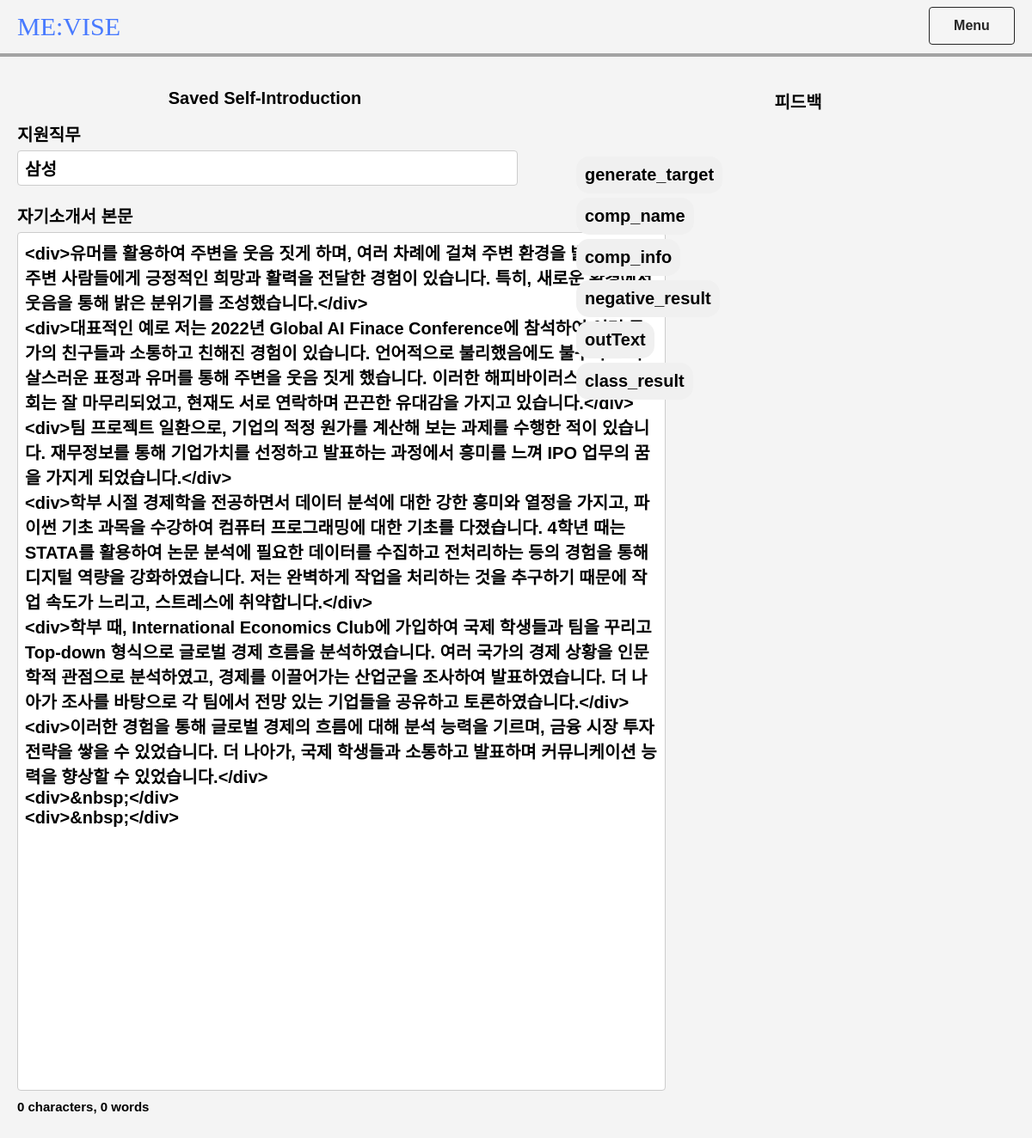
Page /saved_page/33 (signed in) on the committed database.
### App/main.py (models this page shows)
class SavedPageContent(Base):
    __tablename__ = "saved_page_content"
    id = Column(Integer, primary_key=True, index=True)
    username = Column(String, ForeignKey("users.username"))
    job_title = Column(String)
    text = Column(Text)
    result = Column(Text)
    timestamp = Column(String)
    user = relationship("User", back_populates="saved_contents")

### App/main.py (the view)
@app.get("/saved_page/{page_id}", response_class=HTMLResponse)
async def saved_page_detail(
    request: Request, page_id: int, session: AsyncSession = Depends(get_session)
):
    username = request.session.get("username")
    if not username:
        return RedirectResponse(url="/login", status_code=303)
    page_data = await session.execute(
        select(SavedPageContent).where(SavedPageContent.id == page_id)
    )
    saved_page = page_data.scalars().first()
    if not saved_page:
        raise HTTPException(status_code=404, detail="Saved page not found")
    logger.debug(f"Retrieved content: {saved_page.text}, Result: {saved_page.result}")
    return templates.TemplateResponse(
        "saved_page_detail.html", {"request": request, "saved_page": saved_page}
    )

### App/templates/saved_page_detail.html (shortened to what this page needs)
<!DOCTYPE html>
<html lang="en">
<head>
    <link rel="stylesheet" href="/static/user_page.css">
</head>
<body>
    <header class="header">
        <div class="logo"><a href="/" class="title-logo">ME:VISE</a></div>
        <div class="dropdown">
            <button class="dropbtn">Menu</button>
        </div>
    </header>
    <div class="main-content">
        <section class="your-work">
            <h2 class="statement-title">Saved Self-Introduction</h2>
            <div class="input-group">
                <label for="job_title">지원직무</label>
                <input type="text" name="job_title" id="job_title" value="{{ saved_page.job_title }}" readonly>
            </div>
            <div class="input-group">
                <label for="text">자기소개서 본문</label>
                <textarea name="text" id="mce_full" readonly>{{ saved_page.text }}</textarea>
                <div id="mce_full-count">0 characters, 0 words</div>
            </div>
        </section>
        <section class="feedback">
            <h2 class="feedback-title">피드백</h2>
            <div id="saved-page-result">
            </div>
        </section>
    </div>
</body>
</html>

### App/static/user_page.css (style rules this page uses)
* { font-family: "Noto Sans KR", sans-serif; font-size: 20px; font-weight: 800; }
body, html { height: 100%; margin: 0; padding: 0; display: flex; flex-direction: column; align-items: stretch; background-color: #f4f4f4; width: 100%; overflow-x: hidden; }
.header { display: grid; grid-template-columns: 1fr auto; height: max-content; justify-content: space-between; align-items: center; padding: 10px 20px; color: #fff; background-color: #f4f4f4; box-sizing: border-box; padding-top: 8px; margin-bottom: 20px; border-bottom: 4px solid #a3a3a3; transition: border-bottom 1s ease-in-out; z-index: 1; }
.logo, .title-logo { white-space: nowrap; overflow: hidden; text-overflow: ellipsis; flex-shrink: 0; margin-top: 2px; }
.title-logo { text-decoration: none; color: #487AFF; font-family: "Alfa Slab One", serif; font-weight: 400; font-style: normal; font-size: 30px; }
.main-content { display: grid; grid-template-columns: 1fr 1fr; gap: 20px; width: 100%; height: 100vh; padding: 20px; margin: auto; position: relative; margin-top: 0; padding-top: 0; }
.input-group { margin-top: 15px; }
input[type="text"], textarea { width: 47vw; padding: 8px; margin-top: 5px; margin-bottom: 5px; border: 1px solid #ccc; border-radius: 4px; resize: none; }
.statement-title { margin-left: auto; margin-right: auto; text-align: center; margin-bottom: 0; }
textarea#mce_full { height: 60vh; resize: none; width: 45vh; }
.feedback { margin-left: 40px; margin-right: 10px; }
.feedback-title { margin-left: auto; margin-right: auto; padding-bottom: 10px; margin-bottom: 40px; text-align: center; }
.dropdown { position: relative; display: inline-block; }
.dropbtn { border: 1px solid rgb(37, 37, 37); border-radius: 4px; background-color: #f5f5f5; font-weight: 400; color: rgb(37, 37, 37); padding: 12px; width: 100px; text-align: center; cursor: pointer; font-size: 16px; font-weight: 900; font-family: "Noto Sans KR", sans-serif; }
#job_title-count, #mce_full-count { font-size: 15px; }
.your-work { width: 48vw; }
.feedback { width: 43vw; }

### rows in the picture
SavedPageContent: job_title "삼성", text "<div>유머를 활용하여 주변을 웃음 짓게 하며, 여러 차례에 걸쳐 주변 환경을 밝게 바꾸고 주변 사람들에게 긍정적인 희망과 활력을 전달한 경험이 있습니다. 특히, 새로운 환경에서 웃음을 통해 밝은 분위기를 조성했습니다.</div> <div>대표적인 예로 저는 2022년 Global AI Finace Conference에 참석하여 여러 국가의 친구들과 소통하고 친해진 경험이 있습니다. 언어적으로 불리했음에도 불구하고 넉살스러운 표정과 유머를 통해 주변을 웃음 짓게 했습니다. 이러한 해피바이러스로 인해 학회는 잘 마무리되었고, 현재도 서로 연락하며 끈끈한 유대감을 가지고 있습니다.</div> <div>팀 프로젝트 일환으로, 기업의 적정 원가를 계산해 보는 과제를 수행한 적이 있습니다. 재무정보를 통해 기업가치를 선정하고 발표하는 과정에서 흥미를 느껴 IPO 업무의 꿈을 가지게 되었습니다.</div> <div>학부 시절 경제학을 전공하면서 데이터 분석에 대한 강한 흥미와 열정을 가지고, 파이썬 기초 과목을 수강하여 컴퓨터 프로그래밍에 대한 기초를 다졌습니다. 4학년 때는 STATA를 활용하여 논문 분석에 필요한 데이터를 수집하고 전처리하는 등의 경험을 통해 디지털 역량을 강화하였습니다. 저는 완벽하게 작업을 처리하는 것을 추구하기 때문에 작업 속도가 느리고, 스트레스에 취약합니다.</div> <div>학부 때, International…"
